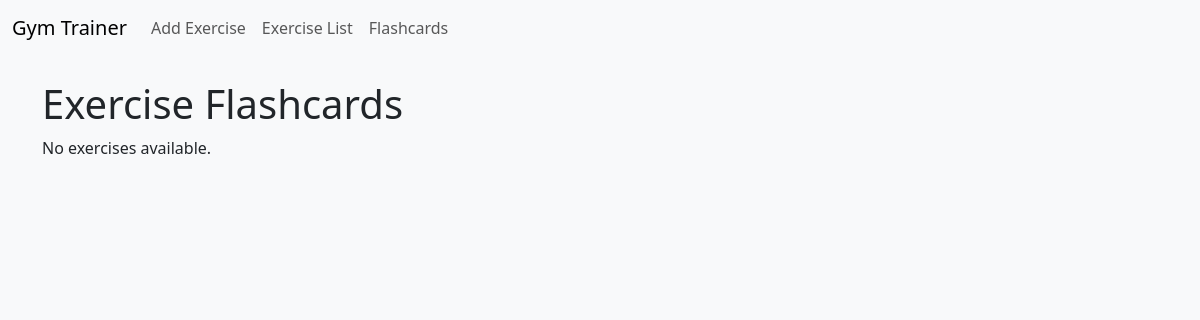
The app's page /flashcards/, older data.
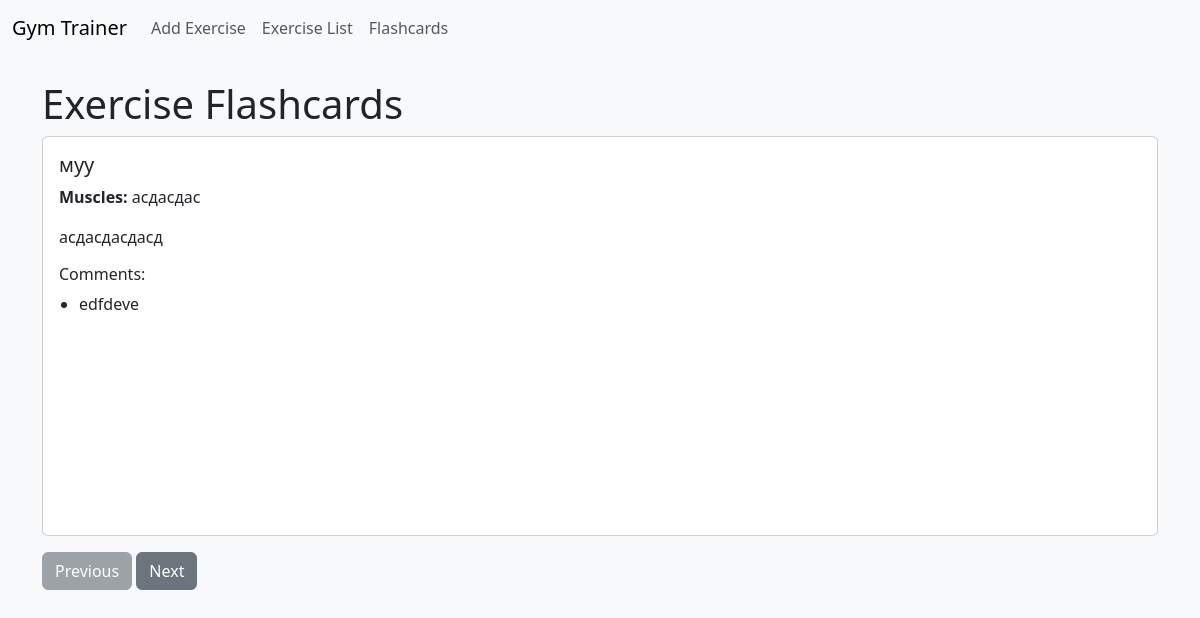
The same page, newer data.
### exercises/models.py (models this page shows, shortened)
class Exercise(models.Model):
    name = models.CharField(max_length=100)
    description = models.TextField(max_length=500)
    muscles = models.CharField(max_length=100)
    created_at = models.DateTimeField(auto_now_add=True)
    media_file = models.FileField(upload_to='exercise_media/', blank=True, null=True)

class Comment(models.Model):
    exercise = models.ForeignKey(Exercise, on_delete=models.CASCADE, related_name='comments')
    text = models.TextField(max_length=200)
    created_at = models.DateTimeField(auto_now_add=True)

### exercises/views.py (the view)
# urls.py: path('flashcards/', views.flashcards, name='flashcards'),
def flashcards(request):
    exercises = Exercise.objects.all()
    return render(request, 'flashcards.html', {'exercises': exercises})

### exercises/templates/flashcards.html (shortened to what this page needs)
{% extends 'base.html' %}
{% block content %}
<h1>Exercise Flashcards</h1>
{% if exercises %}
<div id="flashcard-container">
    {% for exercise in exercises %}
    <div class="flashcard card mb-3" style="display: none; height: 400px;" data-id="{{ exercise.id }}">
        <div class="card-body">
            <h5 class="card-title">{{ exercise.name }}</h5>
            <p class="card-text"><strong>Muscles:</strong> {{ exercise.muscles }}</p>
            <p class="card-text">{{ exercise.description }}</p>
            <h6>Comments:</h6>
            <div style="max-height: 100px; overflow-y: auto;">
                <ul>
                    {% for comment in exercise.comments.all %}
                    <li>{{ comment.text }}</li>
                    {% empty %}
                    <li>No comments yet.</li>
                    {% endfor %}
                </ul>
            </div>
        </div>
    </div>
    {% endfor %}
</div>
<div>
    <button id="prev-btn" class="btn btn-secondary" disabled>Previous</button>
    <button id="next-btn" class="btn btn-secondary">Next</button>
</div>
{% else %}
<p>No exercises available.</p>
{% endif %}
{% endblock %}

### exercises/templates/base.html (shortened to what this page needs)
{% load static %}
<!DOCTYPE html>
<html lang="en">
<head>
    <link href="https://cdn.jsdelivr.net/npm/bootstrap@5.3.0/dist/css/bootstrap.min.css" rel="stylesheet">
    <link rel="stylesheet" href="{% static 'css/style.css' %}">
</head>
<body>
    <nav class="navbar navbar-expand-lg navbar-light bg-light">
        <div class="container-fluid">
            <a class="navbar-brand" href="#">Gym Trainer</a>
            <div class="collapse navbar-collapse">
                <ul class="navbar-nav me-auto mb-2 mb-lg-0">
                    <li class="nav-item"><a class="nav-link" href="{% url 'add_exercise' %}">Add Exercise</a></li>
                    <li class="nav-item"><a class="nav-link" href="{% url 'exercise_list' %}">Exercise List</a></li>
                    <li class="nav-item"><a class="nav-link" href="{% url 'flashcards' %}">Flashcards</a></li>
                </ul>
            </div>
        </div>
    </nav>
    <div class="container mt-4">
        {% block content %}
        {% endblock %}
    </div>
</body>
</html>

### exercises/static/css/style.css (style rules this page uses)
body { background-color: #f8f9fa; }
.card { transition: transform 0.2s; }
.flashcard ul { padding-left: 20px; margin-bottom: 0; }
.flashcard ul li { margin-bottom: 5px; }

Row changes from the older to the newer data that the page shows:
added Exercise: name "муу", muscles "асдасдас", description "асдасдасдасд"
added Comment: text "edfdeve"
Text that changed along with them:
text no longer shown: "No exercises available."
text now shown: "Previous Next"
